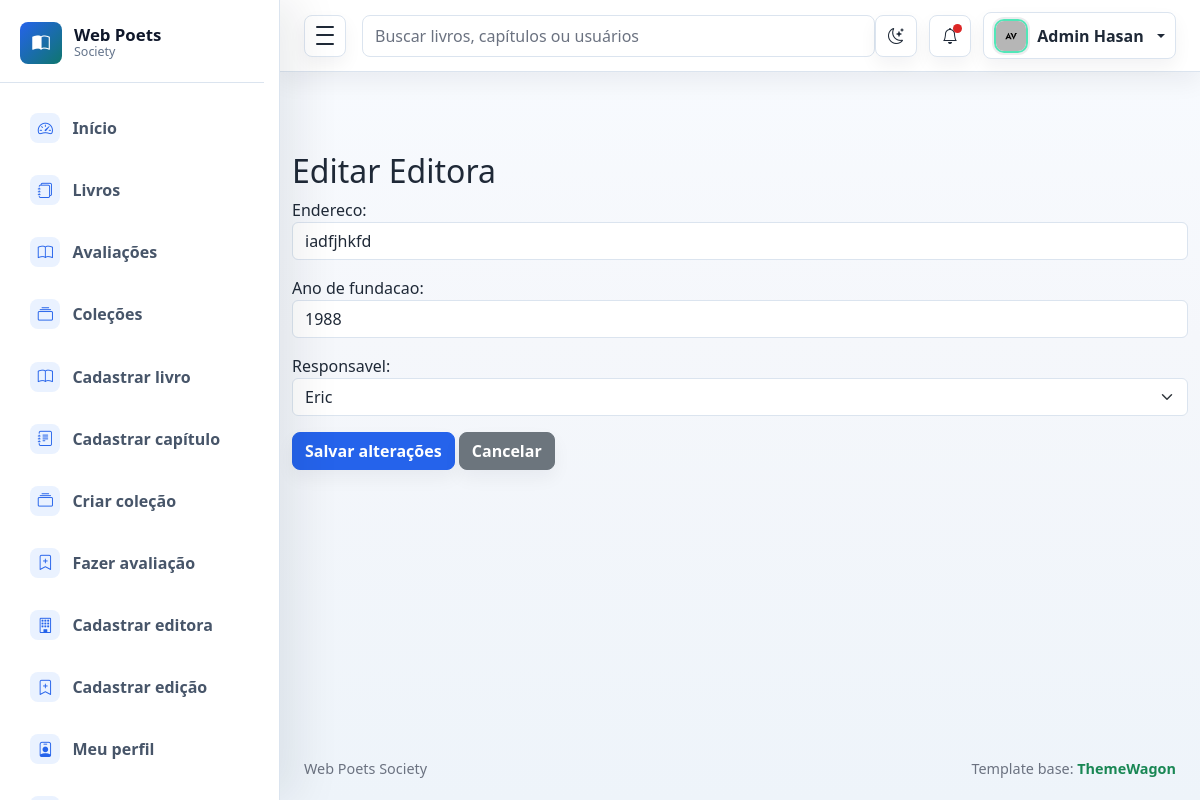
Page /editora/editar/1/ (signed in) on the committed database.
### editora/models.py (models this page shows, shortened)
class Editora(models.Model):
    endereco = models.CharField(max_length=100)
    ano_fundacao = models.IntegerField()
    resposavel = models.ForeignKey(usuario_models.Usuario, on_delete=models.CASCADE)
    class Meta:
            permissions = (
                ("editar_proprio_editora", "Pode editar o próprio editora"),
                ("editar_qualquer_editora", "Pode editar qualquer editora"),
                ("excluir_proprio_editora", "Pode excluir o próprio editora"),
                ("excluir_qualquer_editora", "Pode excluir qualquer editora"),
            )

### editora/views.py (the view)
# urls.py: path('editar/<int:editora_id>/', views.editar_editora, name='editar_editora'),
@login_required
def editar_editora(request, editora_id):
    editora = get_object_or_404(Editora, id=editora_id)
    if request.method == 'POST':
        user = request.user
        tem_permissao_qualquer = user.has_perm('editora.editar_qualquer_editora')
        e_responsavel = editora.responsavel == user
        tem_permissao_proprio = user.has_perm('editora.editar_proprio_editora') and e_responsavel
        if not (tem_permissao_qualquer or tem_permissao_proprio):
            messages.error(request, "Você não é o responsável por esta editora e não pode editá-la.")
            return redirect('home')
        form = EditoraForm(
            request.POST,
            instance=editora
        )
        if form.is_valid():
            form.save()
            return redirect('home')
    else:
        form = EditoraForm(instance=editora)
    return render(
        request,
        'form/editar_editora.html',
        {
            'form': form,
            'editora': editora
        }
    )

### editora/forms.py
class EditoraForm(forms.ModelForm):
    class Meta:
        model = Editora
        fields = ['endereco', 'ano_fundacao', 'resposavel']
        labels = {
            'endereco': 'Endereco',
            'ano_fundacao': 'Ano de fundacao',
            'resposavel': 'Responsavel',
        }
        widgets = {
            'endereco': forms.TextInput(attrs={'class': 'form-control', 'maxlength': 100}),
            'ano_fundacao': forms.NumberInput(attrs={'class': 'form-control'}),
            'resposavel': forms.Select(attrs={'class': 'form-select'}),
        }

### usuario/models.py (called while the page is built)
    def __str__(self):
        return self.username

### template/form/editar_editora.html (shortened to what this page needs)
{% extends "base.html" %}
{% block content %}
<div class="container mt-4">
    <h2>Editar Editora</h2>
    <form method="POST">
        {{ form.as_p }}
        <button type="submit" class="btn btn-primary">
            Salvar alterações
        </button>
        <a href="{% url 'home' %}" class="btn btn-secondary">
            Cancelar
        </a>
    </form>
</div>
{% endblock %}

### static/css/style.css (style rules this page uses)
:root { --sidebar-width: 280px; --sidebar-mini-width: 84px; --admin-bg: #f5f7fb; --admin-surface: #ffffff; --admin-surface-soft: #f8fafc; --admin-border: #dbe4ef; --admin-text: #1f2937; --admin-muted: #6b7280; --admin-primary: #2563eb; --admin-primary-dark: #1d4ed8; --admin-success: #0f766e; --admin-warning: #d97706; --admin-danger: #dc2626; --admin-sidebar: #111827; --admin-sidebar-soft: #1f2937; --admin-shadow-sm: 0 10px 24px rgba(15, 23, 42, 0.06); --admin-shadow: 0 18px 46px rgba(15, 23, 42, 0.09); --admin-shadow-lg: 0 26px 70px rgba(15, 23, 42, 0.12); --admin-ring: 0 0 0 4px rgba(37, 99, 235, 0.12); }
* { box-sizing: border-box; }
html { min-height: 100%; }
body { min-height: 100vh; margin: 0; background: linear-gradient(180deg, #f8fbff 0%, var(--admin-bg) 42%, #eef4fa 100%); color: var(--admin-text); font-family: "Segoe UI", Arial, sans-serif; }
a { text-decoration: none; }
.btn { border-radius: 8px; font-weight: 700; box-shadow: 0 8px 18px rgba(15, 23, 42, 0.05); transition: border-color 0.16s ease, background 0.16s ease, box-shadow 0.16s ease, transform 0.16s ease; }
.btn-primary { border-color: var(--admin-primary); background: var(--admin-primary); }
.btn { display: inline-flex; align-items: center; justify-content: center; gap: 0.4rem; }
.form-control, .form-select { border-color: var(--admin-border); background-color: var(--admin-surface); color: var(--admin-text); }
.form-control::placeholder { color: var(--admin-muted); }
html[data-theme="light"] { color-scheme: light; }
body, .admin-navbar, .admin-sidebar, .admin-main, .metric-card, .panel, .auth-card, .error-card, .dropdown-menu, .modal-content, .form-control, .form-select { transition: background-color 0.18s ease, border-color 0.18s ease, color 0.18s ease, box-shadow 0.18s ease; }
html:not([data-theme="dark"]) { --admin-sidebar: #ffffff; --admin-sidebar-soft: #eef4ff; --admin-sidebar-border: #dbe4ef; --admin-sidebar-text: #475569; --admin-sidebar-text-strong: #0f172a; --admin-sidebar-muted: #64748b; --admin-sidebar-icon-bg: #eaf2ff; --admin-sidebar-icon: #2563eb; --admin-sidebar-shadow: 18px 0 42px rgba(15, 23, 42, 0.08); }

### rows in the picture
Editora: endereco "iadfjhkfd", ano_fundacao "1988", resposavel "Eric"
